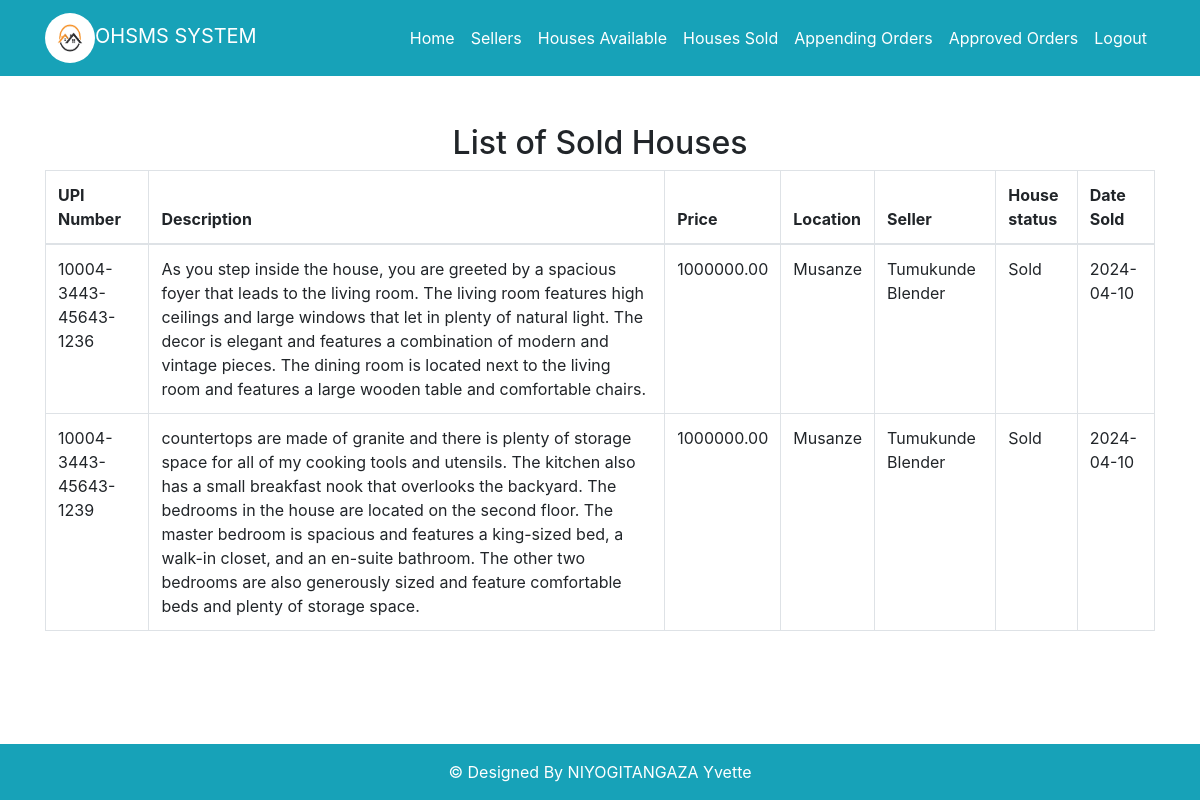
The page /Administrator/list-sold-houses.php (signed in) on the database its author committed.
### tables this page shows
CREATE TABLE `house` (
  `id` int(11) NOT NULL,
  `upiNumber` varchar(100) NOT NULL,
  `description` text DEFAULT NULL,
  `price` decimal(10,2) NOT NULL,
  `location` varchar(100) NOT NULL,
  `sellerId` int(11) DEFAULT NULL,
  `pic` text DEFAULT NULL,
  `date_done` date NOT NULL DEFAULT current_timestamp(),
  `status` varchar(20) DEFAULT 'Available'
);

CREATE TABLE `user` (
  `id` int(11) NOT NULL,
  `name` varchar(100) NOT NULL,
  `email` varchar(100) NOT NULL,
  `mobileNumber` varchar(20) NOT NULL,
  `securityQuestion` varchar(255) NOT NULL,
  `answer` varchar(255) NOT NULL,
  `password` varchar(100) NOT NULL,
  `address` varchar(255) NOT NULL,
  `city` varchar(50) NOT NULL,
  `state` varchar(50) NOT NULL,
  `country` varchar(50) NOT NULL,
  `role` varchar(30) NOT NULL DEFAULT 'buyer',
  `date_done` date NOT NULL DEFAULT current_timestamp(),
  `status` varchar(20) DEFAULT 'Active'
);

CREATE TABLE `payment` (
  `id` int(11) NOT NULL,
  `houseId` int(11) DEFAULT NULL,
  `buyerId` int(11) DEFAULT NULL,
  `amount` decimal(10,2) NOT NULL,
  `date_done` date NOT NULL DEFAULT current_timestamp(),
  `status` varchar(20) DEFAULT 'Pending'
);

### Administrator/ohsms.php (called while the page is built, shortened)
<?php
class OHSMS {
    public static function getSoldHouses() {
        try {
            $conn = getDBConnection();
            $sql = "SELECT h.upiNumber, h.description, h.price, h.location, u.name AS seller, p.date_done as pdate,h.status as hstatus
                    FROM house AS h
                    JOIN payment AS p ON h.id = p.houseId
                    JOIN user AS u ON h.sellerId = u.id
                    WHERE p.status = 'Approved'";
            $stmt = $conn->query($sql);
            $soldHouses = $stmt->fetchAll(PDO::FETCH_ASSOC);
            return $soldHouses;
        } catch (PDOException $e) {
            return array("status" => "error", "message" => "Database error: " . $e->getMessage());
        }
    }
}
?>

### Administrator/list-sold-houses.php (the view)
<?php
include 'header.php';
$sold_houses = OHSMS::getSoldHouses();
?>
<div class="container mt-5">
    <div class="row">
        <div class="col-md-12">
            <h2 class="text-md-center">List of Sold Houses</h2>
            <div class="table-container ">
                <table class="table table-bordered">
                    <thead>
                        <tr>
                            <th>UPI Number</th>
                            <th>Description</th>
                            <th>Price</th>
                            <th>Location</th>
                            <th>Seller</th>
                            <th>House status</th>
                            <th>Date Sold</th>
                        </tr>
                    </thead>
                    <tbody>
                        <?php if (empty($sold_houses)) { ?>
                            <tr>
                                <td colspan="6" class="text-center">No sold houses found</td>
                            </tr>
                        <?php } else { ?>
                            <?php foreach ($sold_houses as $house) { ?>
                                <tr>
                                    <td><?php echo $house['upiNumber']; ?></td>
                                    <td><?php echo $house['description']; ?></td>
                                    <td><?php echo $house['price']; ?></td>
                                    <td><?php echo $house['location']; ?></td>
                                    <td><?php echo $house['seller']; ?></td>
                                    <td><?php echo $house['hstatus']; ?></td>
                                    <td><?php echo $house['pdate']; ?></td>
                                </tr>
                            <?php } ?>
                        <?php } ?>
                    </tbody>
                </table>
            </div>
        </div>
    </div>
</div>
<?php include 'footer.php';?>

### rows shown on the page
house: upiNumber "10004-3443-45643-1236", description "As you step inside the house, you are greeted by a spacious foyer that leads to the living room. The living room features high ceilings and large windows that let in plenty of natural light. The decor is elegant and features a combination of modern and vintage pieces. The dining room is located next to the living room and features a large wooden table and comfortable chairs.", price "1000000.00", location "Musanze", user.name "Tumukunde Blender", status "Sold", payment.date_done "2024-04-10"
house: upiNumber "10004-3443-45643-1239", description "countertops are made of granite and there is plenty of storage space for all of my cooking tools and utensils. The kitchen also has a small breakfast nook that overlooks the backyard. The bedrooms in the house are located on the second floor. The master bedroom is spacious and features a king-sized bed, a walk-in closet, and an en-suite bathroom. The other two bedrooms are also generously sized and feature comfortable beds and plenty of storage space.", price "1000000.00", location "Musanze", user.name "Tumukunde Blender", status "Sold", payment.date_done "2024-04-10"
